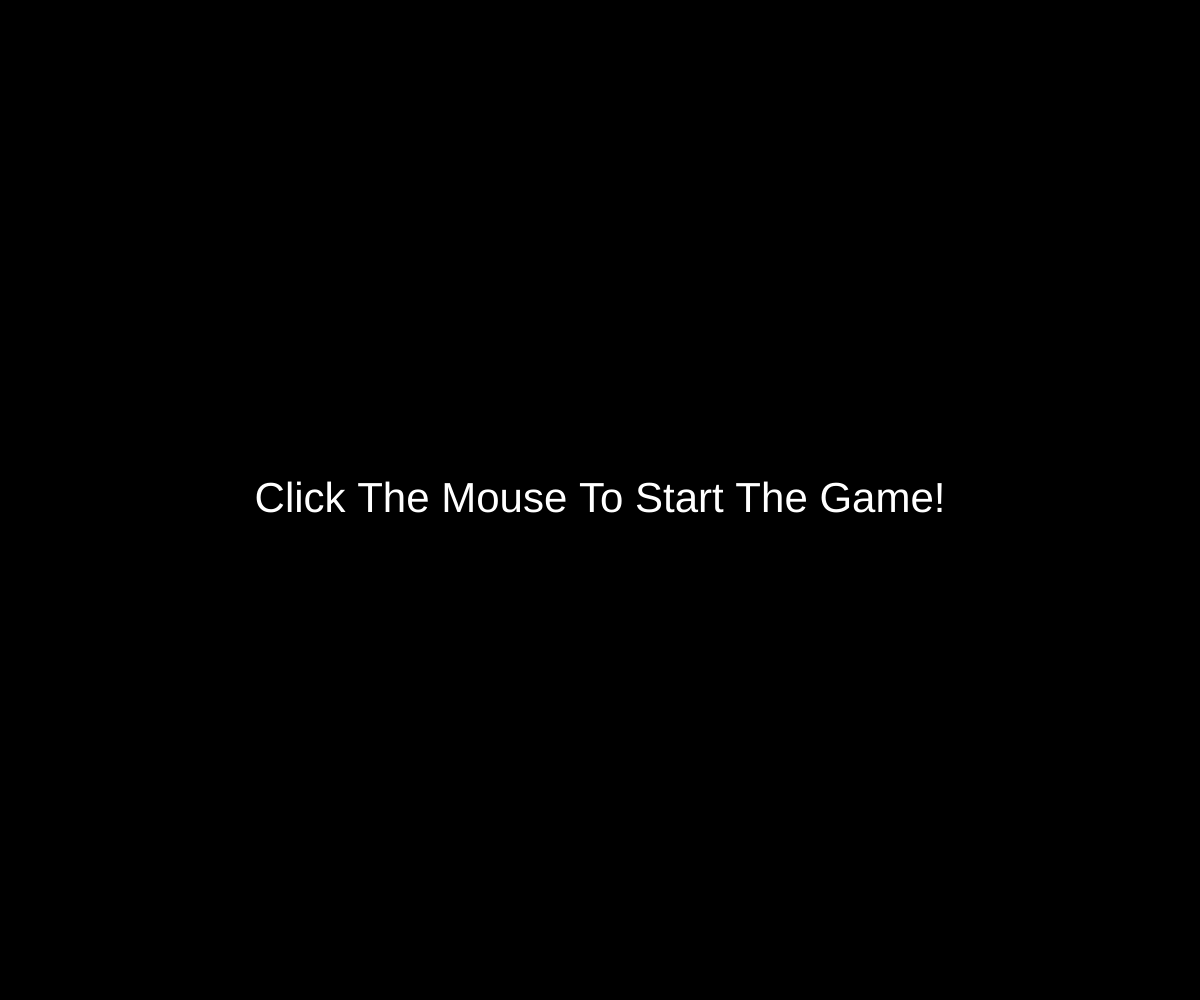
Frame 1 (no input)
Frame 60 (no input): identical to frame 1, image omitted
Frame 120 (the mouse pressed at the canvas centre since frame 60): identical to frame 1, image omitted

The p5.js sketch that drew this single still picture (run headless with seeded random() and noise() and a simulated clock; from frame 60 on, the mouse is pressed at the canvas centre):

// p5.js sketch
// ── sketch.js
// Aaraiz Afridi
// Interactive Scene Project
// Computer Science 30



// Defining Variables at the top
let x;
let y;
let diameter;
let score1;
let state;
let timer;
let state2;


//setting up the code, assigning values
function setup() {
  createCanvas(windowWidth, windowHeight);
  noCursor();
  diameter = 100;
  x = random(width - diameter);
  y = random(height - diameter);
  score1 = 0;
  state = "start game";
  state2 = "on";
}

function draw() {
  console.log(state ,  state2);
  // if (state === "challenge" && state2 === "on") {

  if (state === "start game") {
    background("black");
    start();
  }
  else if (state === "challenge") {
    background(220);
    timecountdown();
    scoretext();
    timetext();
    circle1();
    circle2();
    circle3();
    circle4();
    crosshairs();
  }
  else if (state === "game over") {
    background("black");
    gameover();
  }
}

function circle1() {
  stroke("black");
  fill("red");
  circle(x, y, diameter);
}

function circle2() {
  noStroke();
  fill("white");
  circle(x, y, diameter/1.3);
}

function circle3() {
  noStroke();
  fill("red");
  circle(x, y, diameter/2);
}

function circle4() {
  noStroke();
  fill("white");
  circle(x, y, diameter/4);
}

function mouseClicked() {
  if (dist(mouseX, mouseY, x, y) <= 50 && dist(mouseX, mouseY, x, y) > 38.5) {
    score1 = score1 + 1;
    x = random(width - diameter);
    y = random(height - diameter);
  }
  if (dist(mouseX, mouseY, x, y) <= 38.5 && dist(mouseX, mouseY, x, y) > 25) {
    score1 = score1 + 2;
    x = random(width - diameter);
    y = random(height - diameter);
  }
  if (dist(mouseX, mouseY, x, y,) <= 25 && dist(mouseX, mouseY, x, y) > 12.5) {
    score1 = score1 + 3;
    x = random(width - diameter);
    y = random(height - diameter);
  }
  if (dist(mouseX, mouseY, x, y) <= 12.5) {
    score1 = score1 + 5;
    x = random(width - diameter);
    y = random(height - diameter);
  }
  if (state === "start game") {
    state = "challenge";
  }
}

function scoretext() {
  fill("black");
  textSize(15);
  text("Score: " + score1, width - 60, height - (height - height/20));
}

function timetext() {
  fill("black");
  textSize(15);
  text("Time: " + timer, width - 60, height - (height - height/15));
}

function crosshairs() {
  fill(0);
  rect(mouseX, mouseY + 4, 1, 4);
  rect(mouseX, mouseY - 7, 1, 4);
  rect(mouseX + 4, mouseY, 4, 1);
  rect(mouseX - 7,mouseY, 4, 1);
}

function keyPressed() {
  if (key === "r") {
    score1 = 0;
  }
}

function start() {
  fill("white");
  textSize(42);
  textAlign(CENTER, CENTER);
  text("Click The Mouse To Start The Game!", width/2, height/2);
}

function timecountdown() {
  if (state === "challenge" && state2 === "on") {
    timer = millis();
    state2 = "off";
  }
  if (millis() > timer + 10000 && state2 === "off") {
    state = "game over";
  }
}

function gameover() {
  fill("white");
  textSize(42);
  textAlign(CENTER, CENTER);
  text("Time is over! Your score was " + score1, width/2, height/2);
}

function mouseWheel(event) {
  diameter += event.delta;
}
